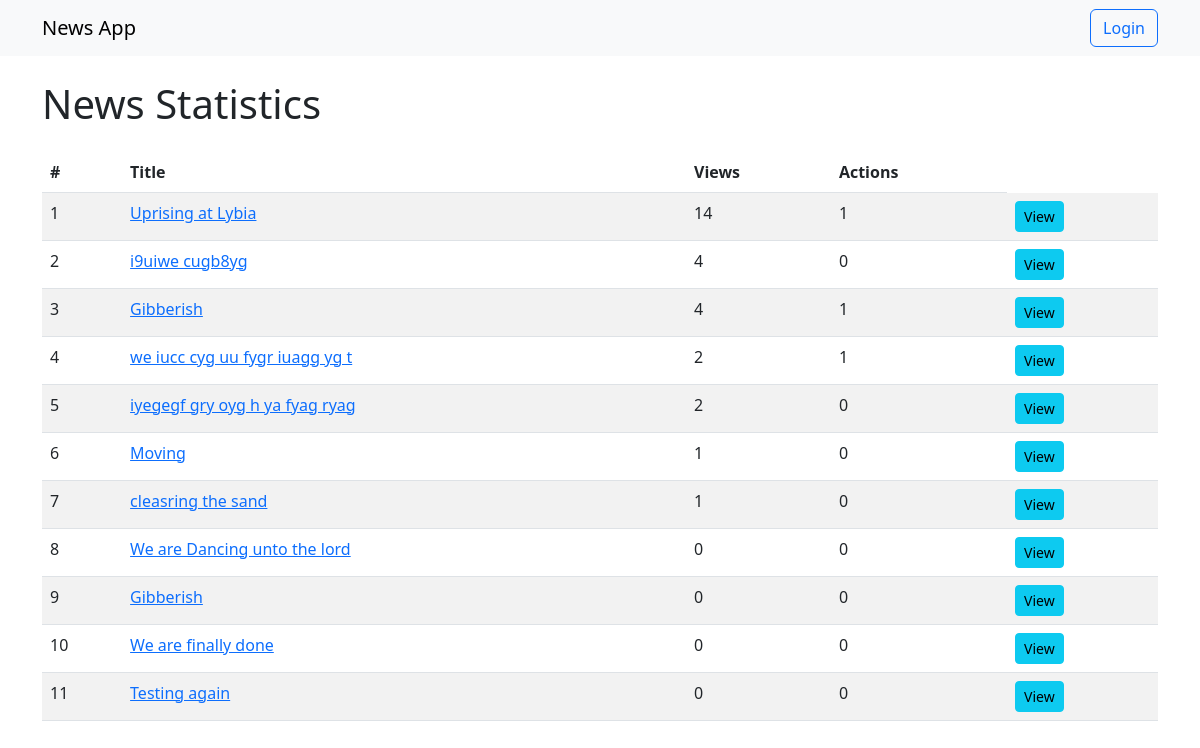
Before: /news/stats/ with the older database file.
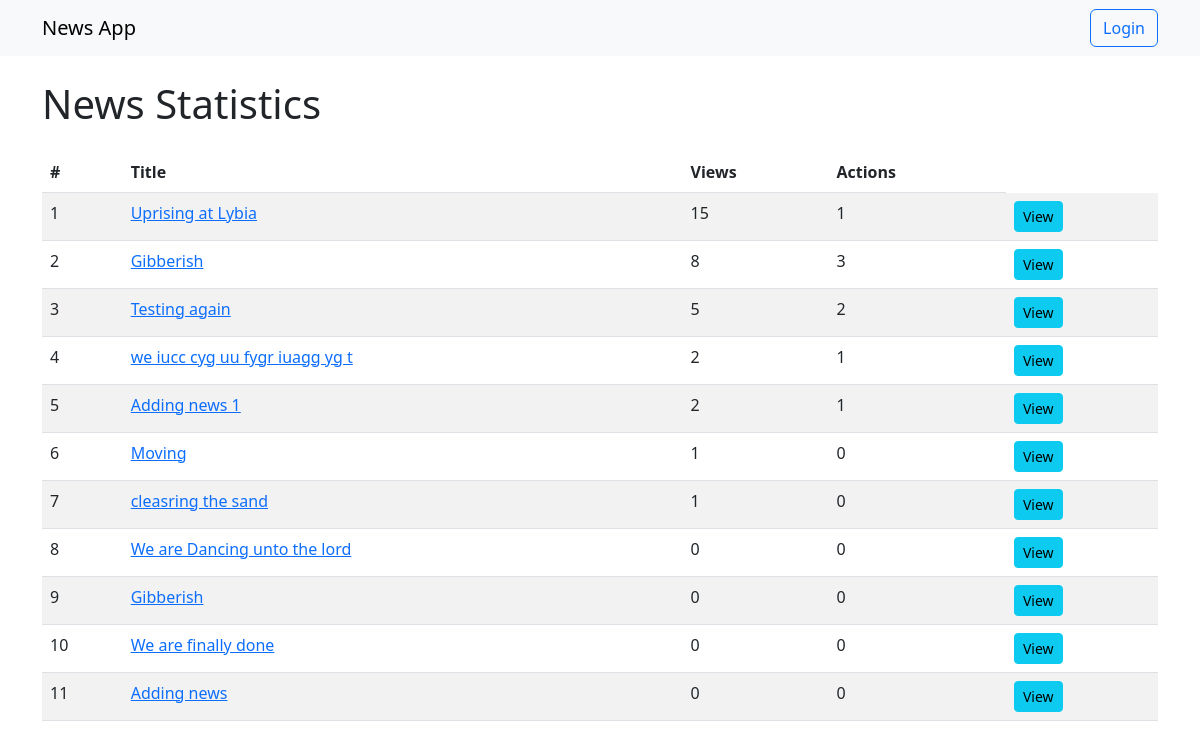
After: the same page with the newer database file.
### news/models.py (models this page shows)
class News(models.Model):
    title = models.CharField(max_length=255)
    text = models.TextField()
    image = models.ImageField(upload_to='http://127.0.0.1:8000/media/news_images/', blank=True, null=True)
    tags = models.ManyToManyField('Tag', related_name='news')
    created_at = models.DateTimeField(auto_now_add=True)
    views = models.IntegerField(default=0)

### news/urls.py (the view)
# urls.py: path('news/stats/', news_stats_view, name='news-stats'),
def news_stats_view(request):
    news_list = News.objects.annotate(like_count=Count('like')).order_by('-views')
    return render(request, 'news/news_stats.html', {'news_list': news_list})

### news/templates/news/news_stats.html (shortened to what this page needs)
{% extends 'news/base.html' %}
{% block content %}
    <h1 class="mb-4">News Statistics</h1>
    <table class="table table-striped">
        <thead>
            <tr>
                <th>#</th>
                <th>Title</th>
                <th>Views</th>
                <th>Actions</th>
            </tr>
        </thead>
        <tbody>
            {% for news in news_list %}
                <tr>
                    <td>{{ forloop.counter }}</td>
                    <td><a href="{% url 'news-detail' news.id %}">{{ news.title }}</a></td>
                    <td>{{ news.views }}</td>
                    <td>{{ news.like_count }}</td>
                    <td>
                        <a href="{% url 'news-detail' news.id %}" class="btn btn-sm btn-info">View</a>
                    </td>
                </tr>
            {% empty %}
                <tr>
                    <td colspan="4" class="text-center text-muted">No news articles available.</td>
                </tr>
            {% endfor %}
        </tbody>
    </table>
{% endblock %}

Changed rows visible on the page:
removed News: title "i9uiwe cugb8yg", views "4", like_count "0"
removed News: title "iyegegf gry oyg h ya fyag ryag", views "2", like_count "0"
changed News "Uprising at Lybia": views "14" → "15"
changed News (number 2 of 11 on the later page): views "4" → "8"; like_count "1" → "3"
changed News "Testing again": views "0" → "5"; like_count "0" → "2"; moves up the list
added News: title "Adding news 1", views "2", like_count "1"
added News: title "Adding news", views "0", like_count "0"
